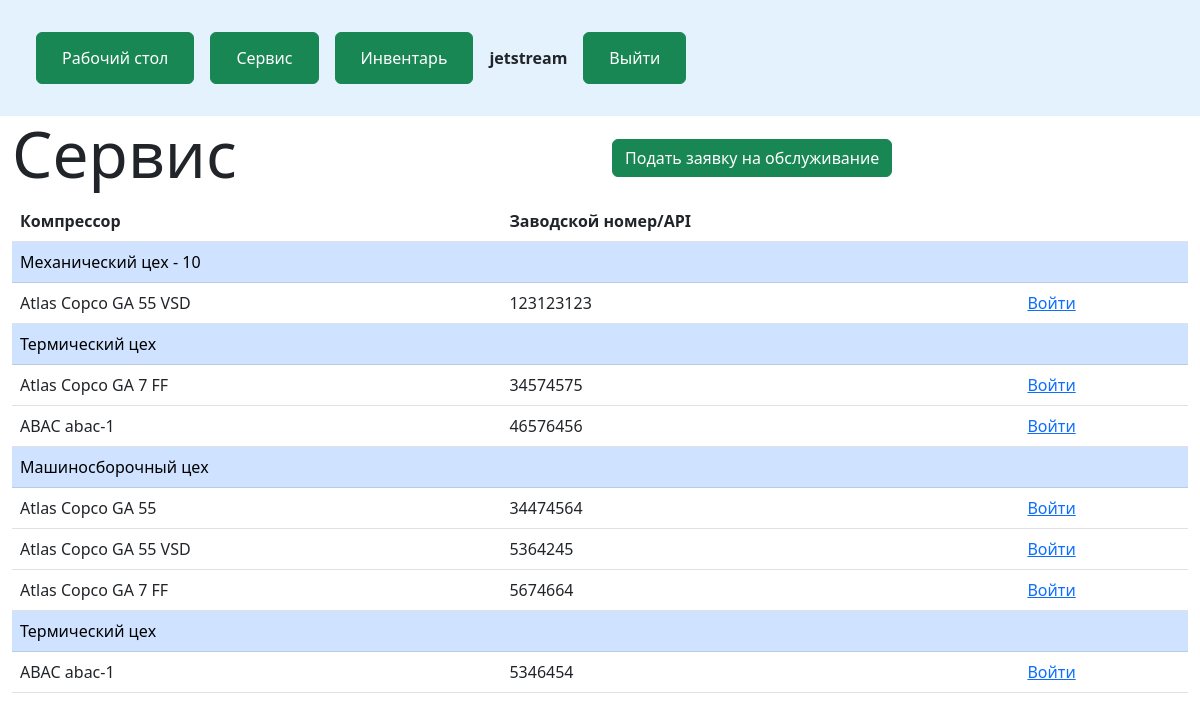
/service/ (signed in), run on the app's committed database.
### desktop/models.py (models this page shows, shortened)
class Room(models.Model):
    company = models.ForeignKey('Company', on_delete=models.PROTECT)
    name = models.CharField(max_length=200)
    def __str__(self):
        return str(self.name)

class Compressor(models.Model):
    compressor_model = models.ForeignKey('Compressor_model', on_delete=models.PROTECT)
    room = models.ForeignKey('Room', on_delete=models.PROTECT)
    api = models.IntegerField()
    photo = models.ImageField(upload_to="photos/%Y/%m/%d/", blank=True)
    def get_absolute_url(self):
        return reverse('compressor', kwargs={'id': self.id})

class Compressor_model(models.Model):
    compressor_lable = models.ForeignKey('Compressor_lable', on_delete=models.PROTECT)
    compressor_type = models.ForeignKey('Compressor_type', on_delete=models.PROTECT)
    name = models.CharField(max_length=50, unique=True)
    drive = models.CharField(max_length=50)
    nutrition = models.CharField(max_length=50)
    cooling = models.CharField(max_length=50)
    max_turnover = models.IntegerField()
    min_turnover = models.IntegerField()
    noise_level = models.IntegerField()
    tank_oil = models.IntegerField()
    effeciency = models.IntegerField()
    max_pressure = models.IntegerField()
    engine_power = models.IntegerField()
    def __str__(self):
        return str(self.name)

class Compressor_lable(models.Model):
    name = models.CharField(max_length=200, unique=True)
    manufacturer = models.CharField(max_length=50)

### service/views.py (the view)
# urls.py: path('', ServiceHome.as_view(), name='service'),
class ServiceHome(LoginRequiredMixin, DataMixin, ListView):
    model = Compressor
    template_name = 'service/service.html'
    context_object_name = 'compressors'
    login_url = reverse_lazy('login') #Перенапр. для неавториз.
    def get_context_data(self, *, object_list=None, **kwargs):
        context = super().get_context_data(**kwargs)
        c_def = self.get_user_context(title = 'Сервис')
        context = dict(list(context.items()) + list(c_def.items()))
        return context
    """def get_queryset(self):
                	return Compressor.objects.filter(room = 2)"""

### desktop/utils.py (called while the page is built)
    def get_user_context(self, **kwargs):
        context = kwargs
        compressors = Compressor.objects.all()
        context['menu'] = menu
        context['compressors'] = compressors
        return context

### service/templates/service/service.html
{% extends 'desktop/base.html' %}
{% block content %}
<div class="container-fluid">
<div class="row">
  <div class="col-lg-6 col-md-12 ">
    <h1 class="display-3">{{ title }}</h1>
  </div>
  <div class="col-lg-6 align-self-center mb-2 mt-2">
    <a class="btn btn-success" href="{% url 'add_request' %}">Подать заявку на обслуживание</a>
  </div>
</div>
{% regroup compressors by room as room_list %}
<table class="table">
  <thead>
    <tr>
      <th scope="col">Компрессор</th>
      <th scope="col">Заводской номер/API</th>
      <th scope="col"></th>
    </tr>
  </thead>
  <tbody>
    {% for room in room_list %}
      <tr class="table-primary">
        <td colspan="3">{{ room.grouper }}</td>
      </tr>
      {% for item in room.list %}
      <tr>
        <td>{{item.compressor_model.compressor_lable.name}} {{item.compressor_model}}</td>
        <td>{{item.api}}</td>
        <td><a href="{{ item.get_absolute_url }}">Войти</a></td>
      </tr>
      {% endfor %}
    {% endfor %}
  </tbody>
</table>
</div>
{% endblock %}

### desktop/templates/desktop/base.html (shortened to what this page needs)
{% load static %}
<!DOCTYPE html>
<html>
<head>
  {% load static %}
  <link rel="stylesheet" type="text/css" href="{% static 'desktop/css/bootstrap.min.css'%}">
  <link rel="stylesheet" type="text/css" href="{% static 'desktop/css/custom.css'%}">
  <link rel="stylesheet" type="text/css" href="{% static 'desktop/css/request_form.css'%}">
</head>
<body>
{% block mainmenu %}
<header id="header">
<nav class="navbar navbar-expand-lg navbar-light" style="background-color: #e3f2fd;">
  <div class="container-fluid">
    <div class="navbar-collapse collapse disable m-3" id="navbarLight" style="">
      <ul class="navbar-nav me-auto mb-2 mb-xl-0">
        {% for m in menu %}
        <li class="nav-item m-2">
          <button type="button" class="btn btn-success"><a class="btn btn-success" href="{% url m.url_name %}">{{ m.title }}</a></button>
        </li>
        {% endfor %}
        {% if request.user.is_authenticated %}
          <b class="align-self-center m-2">{{ user.username }}</b>
          <li class="nav-item m-2">
            <button type="button" class="btn btn-success"><a class="btn btn-success" href="{% url 'logout' %}">Выйти</a></button>
          </li>
        {% endif %}
      </ul>
    </div>
  </div>
</nav>
</header>
{% endblock mainmenu %}
{% block content %}
{% endblock content %}
</body>
</html>

### data on the page
Room: grouper "Механический цех - 10"
Compressor: compressor_model.compressor_lable.name "Atlas Copco", compressor_model "GA 55 VSD", api "123123123"
Room: grouper "Термический цех"
Compressor: compressor_model.compressor_lable.name "Atlas Copco", compressor_model "GA 7 FF", api "34574575"
Compressor: compressor_model.compressor_lable.name "ABAC", compressor_model "abac-1", api "46576456"
Room: grouper "Машиносборочный цех"
Compressor: compressor_model.compressor_lable.name "Atlas Copco", compressor_model "GA 55", api "34474564"
Compressor: compressor_model.compressor_lable.name "Atlas Copco", compressor_model "GA 55 VSD", api "5364245"
Compressor: compressor_model.compressor_lable.name "Atlas Copco", compressor_model "GA 7 FF", api "5674664"
Compressor: compressor_model.compressor_lable.name "ABAC", compressor_model "abac-1", api "5346454"

### other printed values
{{ m.title }} "Рабочий стол" "Сервис" "Инвентарь"
{{ user.username }} "jetstream"
{{ title }} "Сервис"
